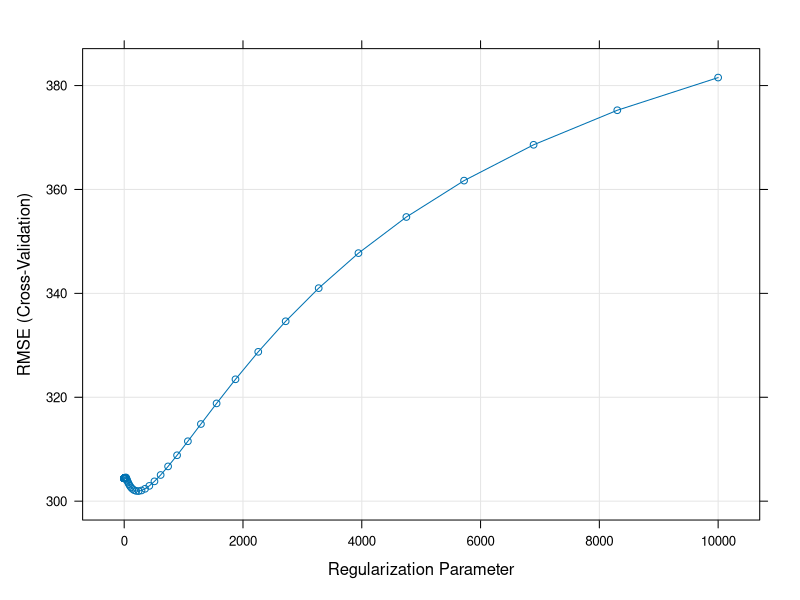
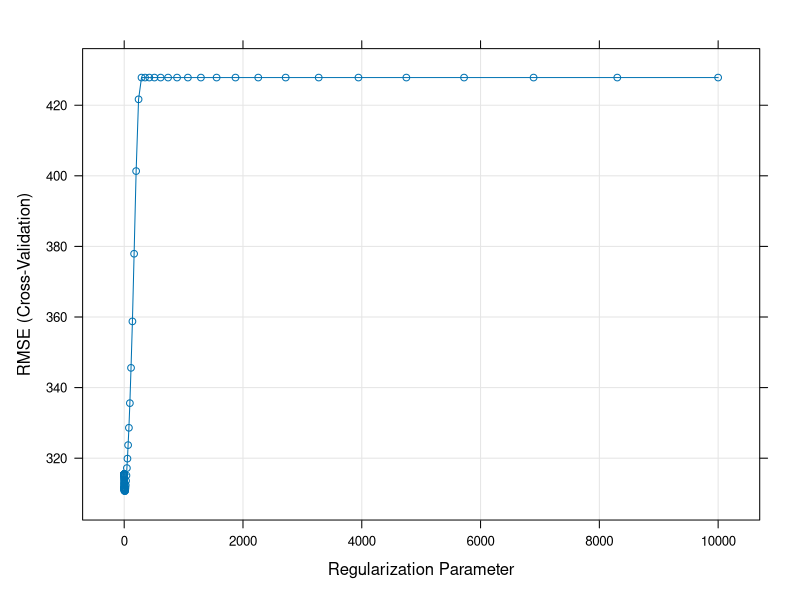
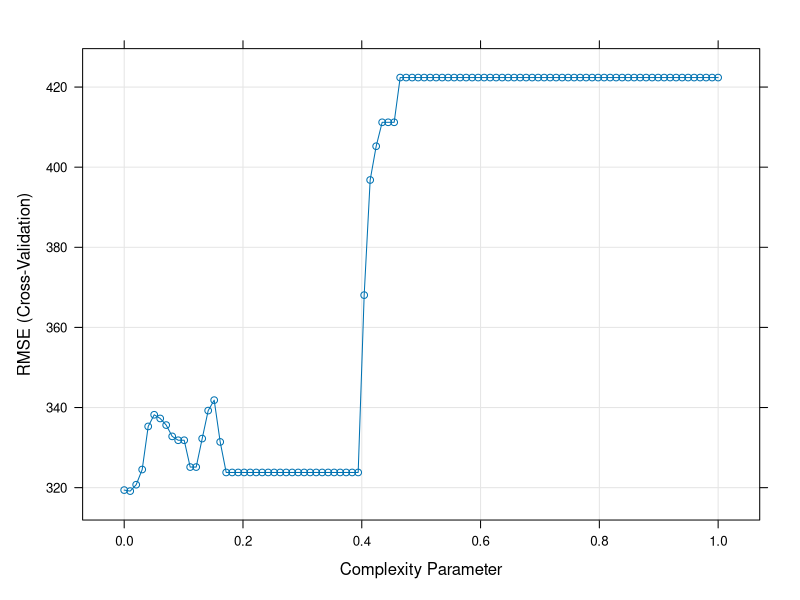
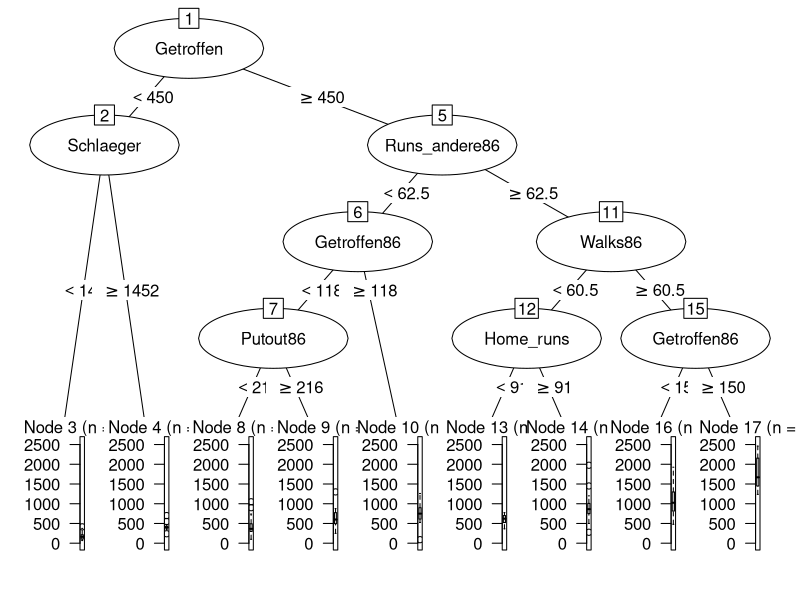
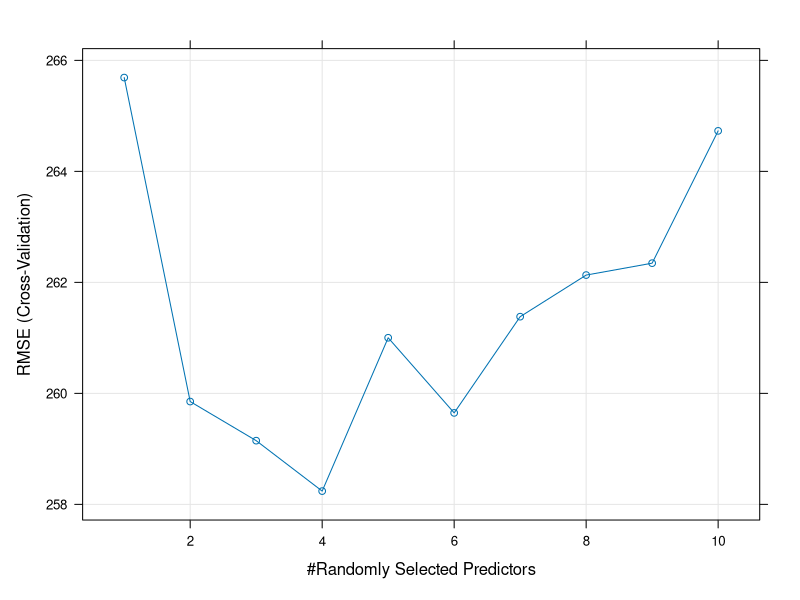

Here is the R script that generated these plots, in order:
## ---- chunk 1
knitr::opts_chunk$set(comment = NA, 
                      fig.width = 6, 
                      fig.height = 6,
                      fig.align = 'center',
                      echo = TRUE, 
                      eval = TRUE, 
                      warning = FALSE,
                      message = FALSE)

options(digits = 3)

set.seed(100)
## ---- chunk 2
# Load datasets locally
library(tidyverse)
graduation_train <- read_csv("1_Data/graduation_train.csv")
graduation_test <- read_csv("1_Data/graduation_test.csv")
house_train <- read_csv("1_Data/house_train.csv")
house_test <- read_csv("1_Data/house_test.csv")
baseball_train <- read_csv("1_Data/baseball_train.csv") 
baseball_test <- read_csv("1_Data/baseball_test.csv") 
## ---- chunk 3
library(tidyverse)
library(caret)
library(party)
library(partykit)
## ---- chunk 4
# Lese Daten ein
baseball_train <- read_csv(file = "1_Data/baseball_train.csv")
baseball_test <- read_csv(file = "1_Data/baseball_test.csv")
## ---- chunk 5
# Konvertiere alle character zu factor
baseball_train <- baseball_train %>%
          mutate_if(is.character, factor)

baseball_test <- baseball_test %>%
          mutate_if(is.character, factor)
## ---- chunk 6
# Verwende 10-fold Cross-Validation
ctrl_cv <- trainControl(method = "cv", 
                        number = 10) 
## ---- chunk 7
# Normal Regression
gehalt_glm <- train(form = Gehalt ~ .,
                   data = baseball_train,
                   method = "glm",
                   trControl = ctrl_cv)
## ---- chunk 8
gehalt_glm
## ---- chunk 9
# Kandidaten für lambda
lambda_vec <- 10 ^ (seq(-4, 4, length = 100))
## ---- chunk 10
# Ridge Regression
gehalt_ridge <- train(form = Gehalt ~ .,
                      data = baseball_train,
                      method = "glmnet",
                      trControl = ctrl_cv,
                      preProcess = c("center", "scale"), 
                      tuneGrid = expand.grid(alpha = 0, 
                                             lambda = lambda_vec))
## ---- chunk 11
plot(gehalt_ridge)
## ---- chunk 12
# Printe besten lambda parameter
gehalt_ridge$bestTune$lambda
## ---- chunk 13
# Erhalte die Modellparameter für das Modell unter dem optimalen lambda
coef(gehalt_ridge$finalModel, 
     gehalt_ridge$bestTune$lambda)
## ---- chunk 14
# Fit a lasso regression
gehalt_lasso <- train(form = Gehalt ~ .,
                   data = baseball_train,
                   method = "glmnet",
                   trControl = ctrl_cv,
                   preProcess = c("center", "scale"),
                   tuneGrid = expand.grid(alpha = 1,  # Lasso penalty
                                          lambda = lambda_vec))
## ---- chunk 15
plot(gehalt_lasso)
## ---- chunk 16
# Printe besten lambda Parameter
gehalt_lasso$bestTune$lambda
## ---- chunk 17
# Erhalte die Modellparameter für das Modell unter dem optimalen lambda
coef(gehalt_lasso$finalModel, 
     gehalt_lasso$bestTune$lambda)
## ---- chunk 18
# Kandidaten für cp
cp_vec <- seq(from = 0, to = 1, length = 100)
## ---- chunk 19
# Decision Tree
gehalt_rpart <- train(form = Gehalt ~ .,
                  data = baseball_train,
                  method = "rpart",
                  trControl = ctrl_cv,
                  tuneGrid = expand.grid(cp = cp_vec))
## ---- chunk 20
plot(gehalt_rpart)
## ---- chunk 21
# Print besten cp Parameter
gehalt_rpart$bestTune$cp
## ---- chunk 22
# Visualisiere den Decision Tree
plot(as.party(gehalt_rpart$finalModel)) 
## ---- chunk 23
# Kandidaten für mtry
mtry_vec <- 1:10
## ---- chunk 24
# Random Forest 
gehalt_rf <- train(form = Gehalt ~ .,
                   data = baseball_train,
                   method = "rf",
                   trControl = ctrl_cv,
                   tuneGrid = expand.grid(mtry = mtry_vec))
## ---- chunk 25
plot(gehalt_rf)
## ---- chunk 26
# Printe besten mtry Parameter
gehalt_rf$bestTune$mtry
## ---- chunk 27
# Geschätzte Vorhersageleistung
gehalt_resamples <- resamples(list(glm = gehalt_glm,
                                   ridge = gehalt_ridge, 
                                   lasso = gehalt_lasso, 
                                   dt = gehalt_rpart, 
                                   rf = gehalt_rf))
## ---- chunk 28
# Geschätzte Vorhersageleistung
criterion_test <- baseball_test$Gehalt
## ---- chunk 29
# Vorhersagen der Modelle
ridge_pred <- predict(gehalt_ridge, newdata = baseball_test)
lasso_pred <- predict(gehalt_lasso, newdata = baseball_test)
rpart_pred <- predict(gehalt_rpart, newdata = baseball_test)
rf_pred <- predict(gehalt_rf, newdata = baseball_test)
## ---- chunk 30
postResample(ridge_pred, criterion_test)
postResample(lasso_pred, criterion_test)
postResample(rpart_pred, criterion_test)
postResample(rf_pred, criterion_test)
## ---- chunk 31
library(tidyverse)
library(ggthemes)
